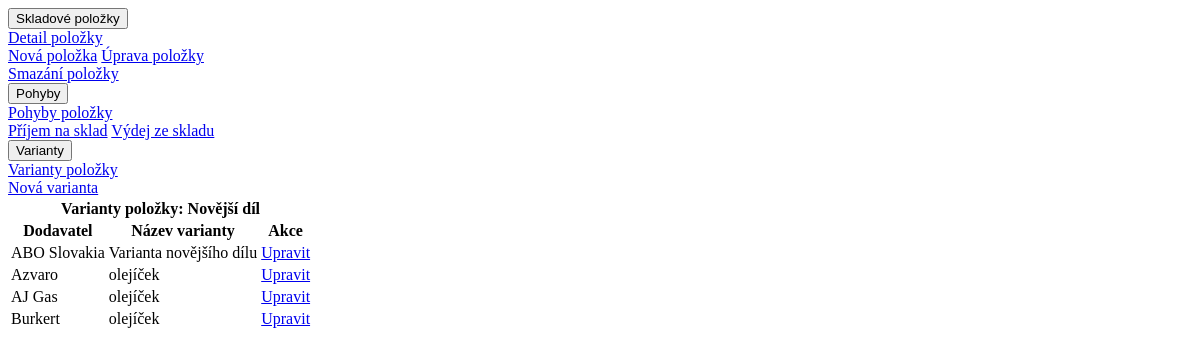
Page /sklad/506/show_varianty/ (signed in) on the earlier database version.
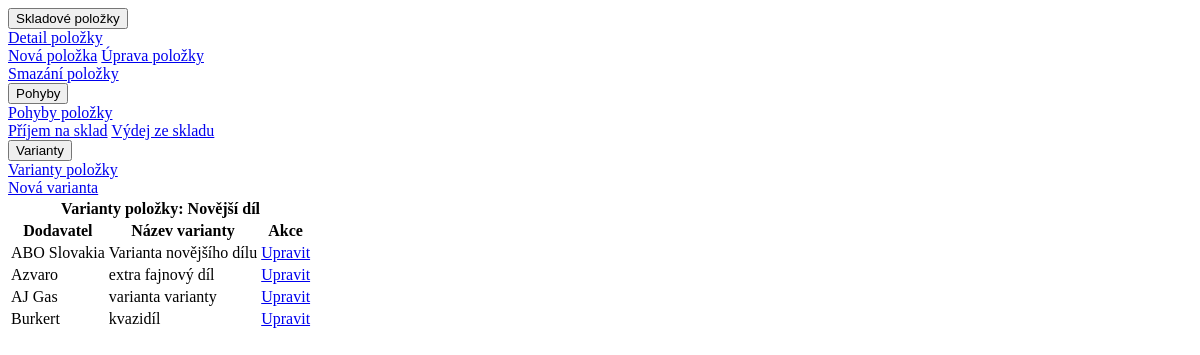
Same page on the later database version.
### hpm_sklad/models.py (models this page shows, shortened)
class Varianty(models.Model):
    id_sklad = models.ForeignKey(Sklad, on_delete=models.CASCADE, related_name='varianty_skladu', verbose_name="Skladová položka")
    id_dodavatele = models.ForeignKey(Dodavatele, on_delete=models.CASCADE, related_name='varianty_dodavatele', verbose_name="Dodavatel")
    nazev_varianty = models.CharField(max_length=255, verbose_name="Název varianty")
    cislo_varianty = models.CharField(max_length=255, null=True, verbose_name="Číslo varianty")
    jednotkova_cena_eur = models.FloatField(default=0.0, validators=[MinValueValidator(0.0)], verbose_name="EUR/jednotka")
    dodaci_lhuta = models.PositiveIntegerField(verbose_name="Dodací lhůta")
    min_obj_mnozstvi = models.PositiveIntegerField(verbose_name="Min. obj. množství")
    class Meta:
        verbose_name_plural = 'Varianty'
        verbose_name = 'Varianta'

class Dodavatele(models.Model):
    class Meta:
        verbose_name_plural = "Dodavatelé"
    LANGUAGE_CHOICES = [
        ('CZ', 'Český'),
        ('SK', 'Slovenský'),
        ('DE', 'Německý'),
        ('EN', 'Anglický')
    ]
    dodavatel = models.CharField(max_length=100, verbose_name="Dodavatel")
    kontakt = models.CharField(null=True, max_length=100, verbose_name="Kontaktní osoba")
    email = models.EmailField(null=True, max_length=100, verbose_name="E-mail")
    telefon = models.CharField(null=True, max_length=20, verbose_name="Telefon")
    jazyk = models.CharField(null=True, max_length=2, choices=LANGUAGE_CHOICES, default='CZ', verbose_name="Jazyk")
    def __str__(self):
        return f"{self.dodavatel}"

### hpm_sklad/views.py (the view)
# urls.py: path('sklad/<int:pk>/show_varianty/', views.SkladVariantyDetailView.as_view(), name='show_varianty'),
class SkladVariantyDetailView(LoginRequiredMixin, DetailView):
    model = Sklad
    template_name = 'hpm_sklad/show_varianty.html'
    def get_context_data(self, **kwargs):
        context = super().get_context_data(**kwargs)
        varianty = self.object.varianty_skladu.all()
        context['varianty'] = varianty
        return context

### hpm_sklad/templates/hpm_sklad/show_varianty.html
{% load static %}
{% load custom_filters %}
{% include "hpm_sklad/navbar_sklad.html" %}
<div class="mt-3">
    <table class="table table-sm table-striped table-bordered">
        <thead class="thead-dark">
            <tr>
                <th colspan=3 scope="col">Varianty položky: {{ object.nazev_dilu|truncatechars:50 }}</h6>
            </tr>
            <tr>
                <th>Dodavatel</th>
                <th>Název varianty</th>
                <th>Akce</th>
            </tr>
        </thead>
        <tbody>
            {% if varianty %}
                {% for varianta in varianty %}
                    <tr>
                        <td class="width-nowrap align-middle">{{ varianta.id_dodavatele|truncatechars:20 }}</td>
                        <td class="container-fluid align-middle">{{ varianta.nazev_varianty|truncatechars:40 }}</td>
                        {% if perms.hpm_sklad.update_varianty %}
                            <td>
                                <a class="btn btn-outline-dark btn-xs rounded-pill" href="javascript:void(0);" onclick="loadForm('{% url 'update_varianty' varianta.pk %}')">Upravit</a>
                            </td>
                        {% endif %}
                    </tr>
                {% endfor %}
            {% else %}
                <tr>
                    <td>Neexistuje žádná varianta.</td>
                </tr>
            {% endif %}
        </tbody>
    </table>
</div>

Differences in the rows shown:
changed Varianty "Azvaro": nazev_varianty "olejíček" → "extra fajnový díl"
changed Varianty "AJ Gas": nazev_varianty "olejíček" → "varianta varianty"
changed Varianty "Burkert": nazev_varianty "olejíček" → "kvazidíl"
